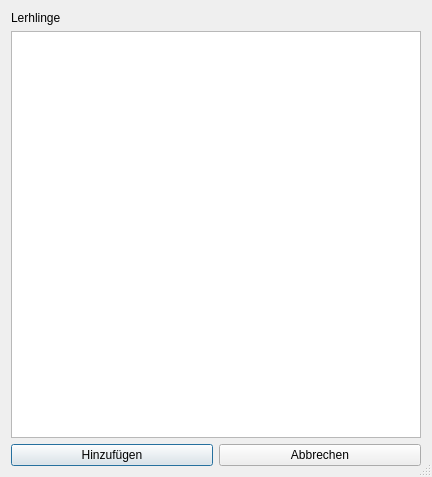
<?xml version="1.0" encoding="UTF-8"?>
<ui version="4.0">
 <class>Dialog</class>
 <widget class="QDialog" name="Dialog">
  <property name="geometry">
   <rect>
    <x>0</x>
    <y>0</y>
    <width>432</width>
    <height>477</height>
   </rect>
  </property>
  <property name="windowTitle">
   <string>Dialog</string>
  </property>
  <property name="sizeGripEnabled">
   <bool>true</bool>
  </property>
  <layout class="QGridLayout" name="gridLayout">
   <item row="0" column="0">
    <layout class="QVBoxLayout" name="verticalLayout">
     <item>
      <widget class="QLabel" name="label">
       <property name="styleSheet">
        <string notr="true">font: 75 14pt &quot;MS Shell Dlg 2&quot;;</string>
       </property>
       <property name="text">
        <string>Lerhlinge</string>
       </property>
      </widget>
     </item>
     <item>
      <widget class="QTableWidget" name="tableWidget_lehrlinge_liste"/>
     </item>
     <item>
      <layout class="QHBoxLayout" name="horizontalLayout">
       <item>
        <widget class="QPushButton" name="pushButton_hinzufuegen">
         <property name="text">
          <string>Hinzufügen</string>
         </property>
        </widget>
       </item>
       <item>
        <widget class="QPushButton" name="pushButton_abbrechen">
         <property name="text">
          <string>Abbrechen</string>
         </property>
        </widget>
       </item>
      </layout>
     </item>
    </layout>
   </item>
  </layout>
 </widget>
 <resources/>
 <connections/>
</ui>
